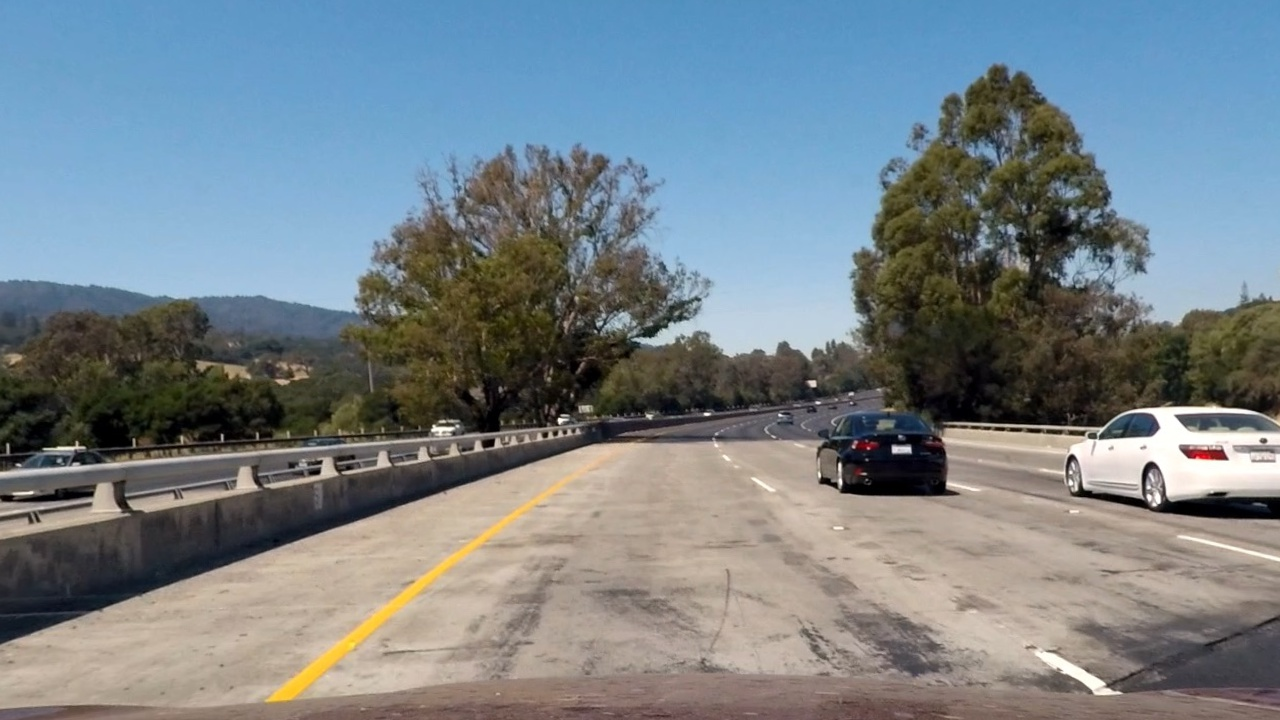
#> input picture result_images/undistorted0.jpg, 1280 x 720 px; its folder holds only this picture in this run
$ python edge_detection.py   (older library calls are emulated)
#> lines starting #> are read from the running program, lines starting #| are printed output that depends on the picture; after the words box and inside, x2 and y2 are one past the last pixel; in counts of white or black regions, pixels touching at a corner belong together
#> further down, undistorted_img is the input picture: shape (720, 1280, 3); mean B, G, R 136.2, 130, 119.3
import numpy as np
import cv2
import glob


class area_of_interest:

    def __init__(self, height, width):
        self.left_bottom = (width*0.15, height*0.95)
        self.right_bottom = (width*0.87, height*0.95)
        self.left_top = (width*0.45, height*0.62)
        self.right_top = (width*0.57, height*0.62)

    @property
    def vertices(self):
        return np.array([[self.left_top, self.right_top, self.right_bottom, self.left_bottom]], dtype=np.int32)

# Black out region of the image that is outside a polygon defined by "vertices"
def region_of_interest(img, vertices):
    # defining a blank mask to start with
    mask = np.zeros_like(img)

    # filling pixels inside the polygon defined by "vertices" with the fill color
    cv2.fillPoly(mask, [vertices], 1)

    # returning the image only where mask pixels are nonzero
    masked_image = cv2.bitwise_and(img, mask)
    return masked_image


def get_sobel_filtered_imgs(gray_img, sobel_kernel=7):
    sobel_x = cv2.Sobel(gray_img, cv2.CV_64F, 1, 0, ksize=sobel_kernel)
    sobel_y = cv2.Sobel(gray_img, cv2.CV_64F, 0, 1, ksize=sobel_kernel)

    return sobel_x, sobel_y


# Calculate directional gradient
def abs_thresh(sobel, thresh=(0, 255)):
    # Take the absolute values
    sobel = np.absolute(sobel)

    # Rescale back to 8 bit integer
    scaled_sobel = np.uint8(255 * sobel / np.max(sobel))

    # Create a copy and apply the threshold
    binary_output = np.zeros_like(scaled_sobel)
    binary_output[(scaled_sobel > thresh[0]) & (scaled_sobel < thresh[1])] = 1

    # Return the result
    return binary_output


# Calculate gradient magnitude
def mag_thresh(sobel_x, sobel_y, mag_thresh=(0, 255)):
    # Calculate the gradient magnitude
    sobel = np.sqrt(sobel_x ** 2 + sobel_y ** 2)

    # Rescale back to 8 bit integer
    scaled_sobel = np.uint8(255 * sobel / np.max(sobel))

    # Create a copy and apply the threshold
    binary_output = np.zeros_like(scaled_sobel)
    binary_output[(scaled_sobel > mag_thresh[0]) & (scaled_sobel < mag_thresh[1])] = 1

    # Return the result
    return binary_output


# Calculate gradient direction
def dir_threshold(sobel_x, sobel_y, thresh=(0, np.pi / 2)):
    # Error statement to ignore division and invalid errors
    with np.errstate(divide='ignore', invalid='ignore'):
        absgraddir = np.absolute(np.arctan(sobel_y / sobel_x))
        dir_binary = np.zeros_like(absgraddir)
        dir_binary[(absgraddir > thresh[0]) & (absgraddir < thresh[1])] = 1
    # Return the result
    return dir_binary


def edge_detection_pipline(img):
    # Gaussian Blur
    kernel_size = 5
    processed_img = cv2.GaussianBlur(img, (kernel_size, kernel_size), 0)

    # Convert to HLS color space and separate the S channel
    hls = cv2.cvtColor(processed_img, cv2.COLOR_RGB2HLS)
#> hls: shape (720, 1280, 3); mean of channels 0, 1, 2 68.7, 128, 72.4
    s = hls[:, :, 2]

    # Grayscale image
    gray = cv2.cvtColor(processed_img, cv2.COLOR_RGB2GRAY)

    # Define sobel kernel size
    ksize = 7

    # Apply each of the thresholding functions
    sobel_x, sobel_y = get_sobel_filtered_imgs(gray, sobel_kernel=ksize)
    gradient_x = abs_thresh(sobel_x, thresh=(55, 255))
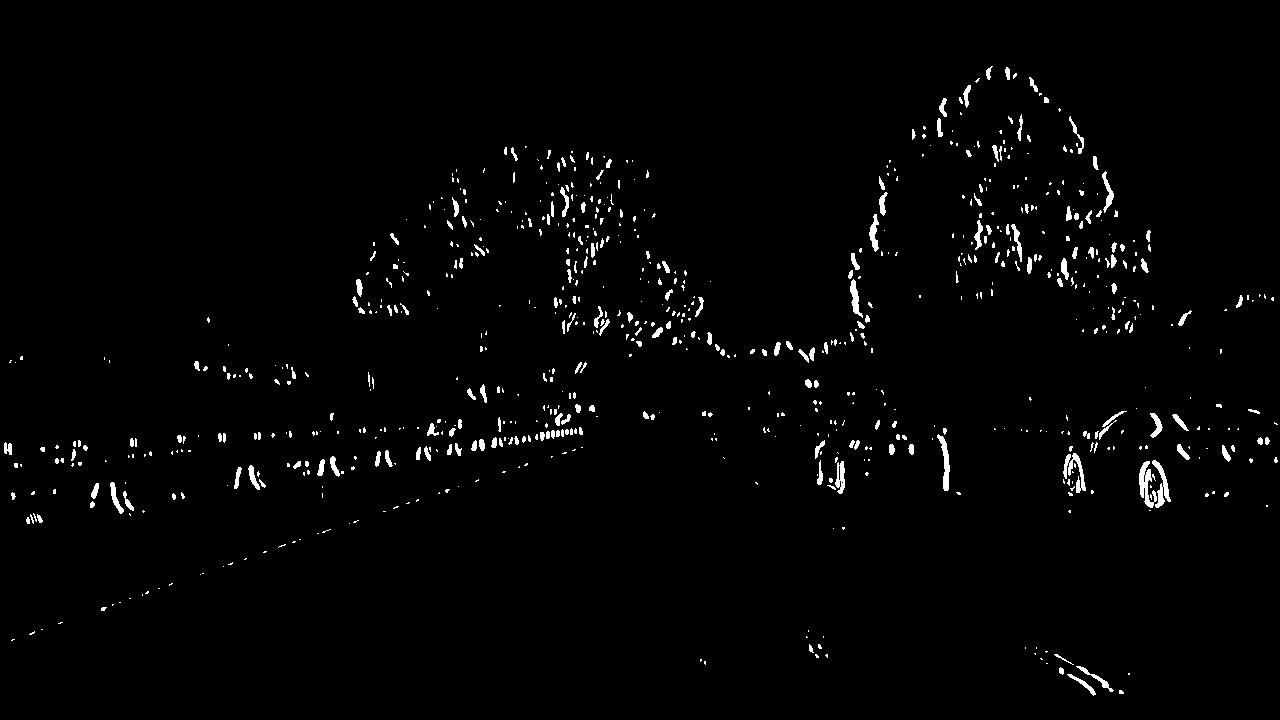
#> gradient_x: shape (720, 1280); values 0 (black) and 1 (white), 1.7% white; 794 white regions (570 under 20 px), largest, box (x1, y1, x2, y2) and area: (1139, 461, 1157, 508) 398, (1063, 453, 1086, 493) 356, (1152, 460, 1171, 508) 329
    gradient_y = abs_thresh(sobel_y, thresh=(75, 255))
#> gradient_y: shape (720, 1280); values 0 (black) and 1 (white), 2.3% white; 373 white regions (236 under 20 px), largest, box (x1, y1, x2, y2) and area: (0, 439, 726, 646) 2837, (944, 401, 1280, 429) 1467, (0, 444, 389, 480) 930
    mag_binary = mag_thresh(sobel_x, sobel_y, mag_thresh=(50, 255))
#> mag_binary: shape (720, 1280); values 0 (black) and 1 (white), 6.4% white; 679 white regions (425 under 20 px), largest, box (x1, y1, x2, y2) and area: (817, 400, 1280, 522) 10564, (0, 430, 840, 646) 4424, (0, 412, 571, 474) 4262
    dir_binary = dir_threshold(sobel_x, sobel_y, thresh=(np.pi / 4, np.pi / 3))
#> in dir_threshold, `absgraddir = np.absolute(np.arctan(sobel_y / sobel_x))`:
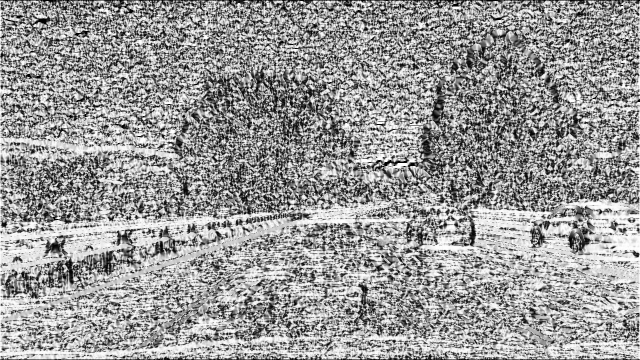
#> absgraddir: shape (720, 1280) float64 (shown at 1/2 size); 0.3% of the values are NaN or infinite; the others: min 0, max 1.57, mean 0.948; drawn with min black, max white, NaN and infinite black
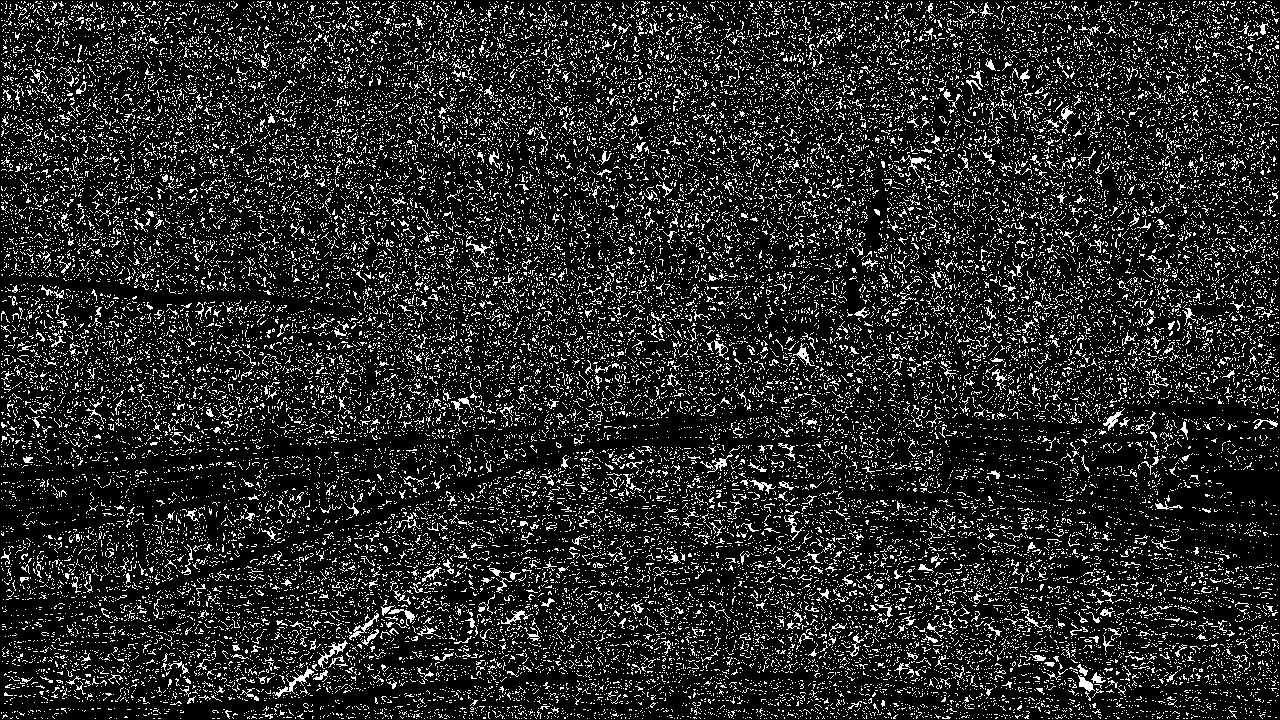
#> dir_binary: shape (720, 1280) float64; values 0 (black) and 1 (white), 15.1% white in thin lines or dots

    # Combine all the filters into one mask
    combined = np.zeros_like(dir_binary)
    combined[((gradient_x == 1) & (gradient_y == 1)) | ((mag_binary == 1) & (dir_binary == 1))] = 1

    # Black out pixel outside the given color range
    s_binary = np.zeros_like(combined)
    s_binary[(s > 160) & (s < 255)] = 1

    # Stack each channel to view their individual contributions in green and blue respectively
    # This returns a stack of the two binary images, whose components you can see as different colors
    color_binary = np.zeros_like(combined)
    color_binary[(s_binary > 0) | (combined > 0)] = 1

    # Defining vertices for marked area
    img_shape = img.shape
    vertices = area_of_interest(img_shape[0], img_shape[1]).vertices

    # Masked area
    color_binary = region_of_interest(color_binary, vertices)

    # convert back to grayscale
    color_binary *= 255

    return color_binary


if __name__ == "__main__":
    images = glob.glob("./result_images/undistorted*.jpg")

    for idx, img_filename in enumerate(images):

        undistorted_img = cv2.imread(img_filename)
        processed_img = edge_detection_pipline(undistorted_img)
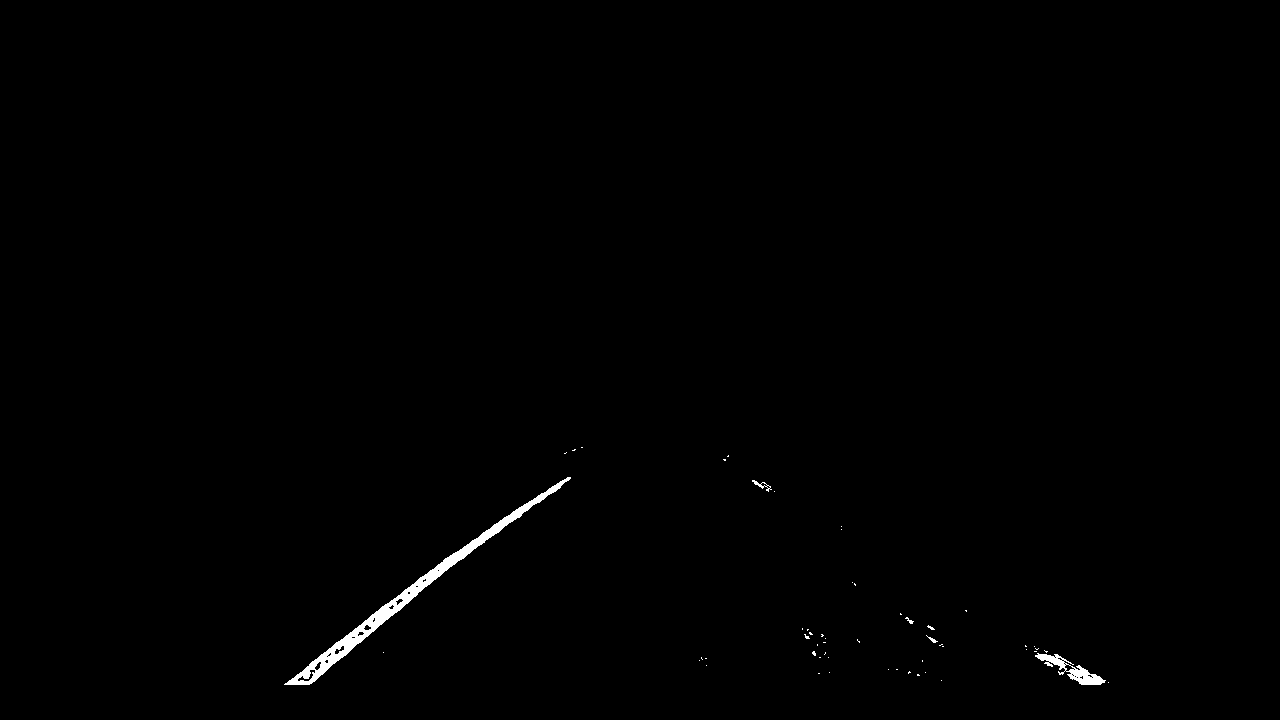
#> processed_img: shape (720, 1280) float64; 0.48% white; 54 white regions (49 under 20 px), largest, box (x1, y1, x2, y2) and area: (284, 477, 571, 685) 3481, (1035, 653, 1106, 685) 697, (752, 480, 772, 492) 63, (926, 635, 938, 643) 28, (905, 617, 914, 624) 24
        # [4 lines of commented-out code are left out]

        write_name = "./result_images/binary" + str(idx) + ".jpg"
        cv2.imwrite(write_name, processed_img)

$ run again, on result_images/undistorted4.jpg
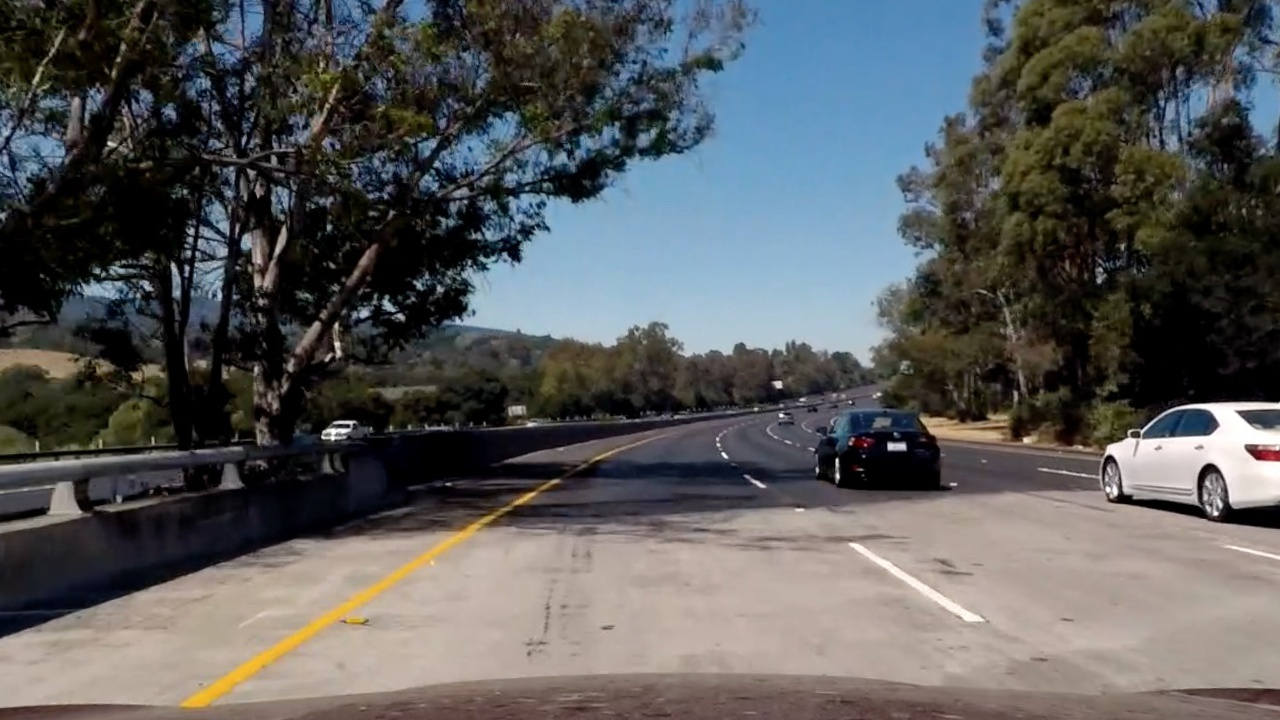
#> input picture result_images/undistorted4.jpg, 1280 x 720 px
#> undistorted_img is the input picture: shape (720, 1280, 3); mean B, G, R 90.8, 90.6, 89.7
#> hls: shape (720, 1280, 3); mean of channels 0, 1, 2 77.3, 90.3, 62.2
#> in edge_detection_pipline, `gradient_x = abs_thresh(sobel_x, thresh=(55, 255))`:
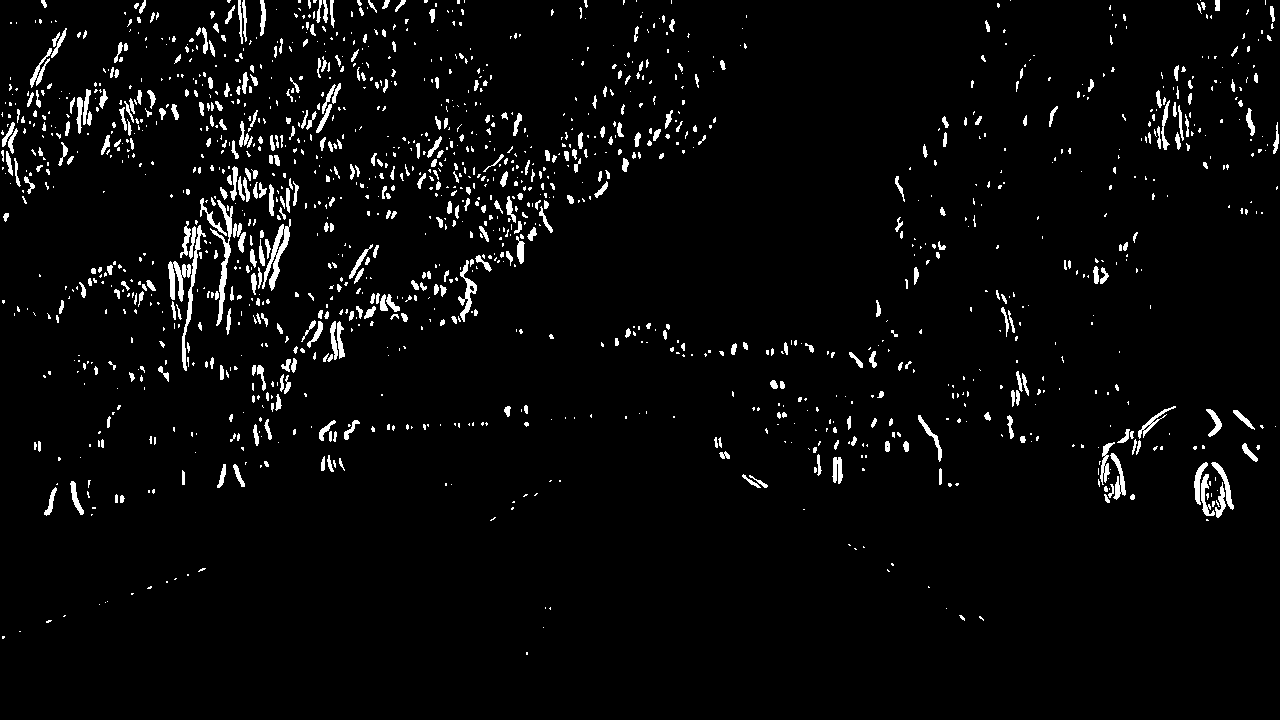
#> gradient_x: shape (720, 1280); values 0 (black) and 1 (white), 3.7% white; 1485 white regions (1016 under 20 px), largest, box (x1, y1, x2, y2) and area: (210, 200, 233, 326) 666, (262, 219, 291, 291) 622, (182, 225, 206, 371) 551
#> gradient_y: shape (720, 1280); values 0 (black) and 1 (white), 1.6% white; 546 white regions (400 under 20 px), largest, box (x1, y1, x2, y2) and area: (1128, 400, 1280, 431) 869, (0, 554, 248, 640) 859, (1108, 501, 1280, 531) 714
#> mag_binary: shape (720, 1280); values 0 (black) and 1 (white), 8% white; 1246 white regions (761 under 20 px), largest, box (x1, y1, x2, y2) and area: (1099, 399, 1280, 532) 5451, (439, 194, 685, 351) 3802, (0, 533, 369, 641) 1856
#> dir_binary: shape (720, 1280) float64; values 0 (black) and 1 (white), 14.3% white in thin lines or dots
#> mask: shape (720, 1280) float64; values 0 (black) and 1 (white), 14% white; 1 white region, box (x1, y1, x2, y2) and area: (192, 446, 1114, 685) 128728
#> img: shape (720, 1280) float64; values 0 (black) and 1 (white), 4% white; 3271 white regions (2975 under 20 px), largest, box (x1, y1, x2, y2) and area: (184, 532, 470, 706) 2919, (234, 482, 383, 538) 1244, (50, 0, 121, 83) 1059
#> `processed_img = edge_detection_pipline(undistorted_img)`:
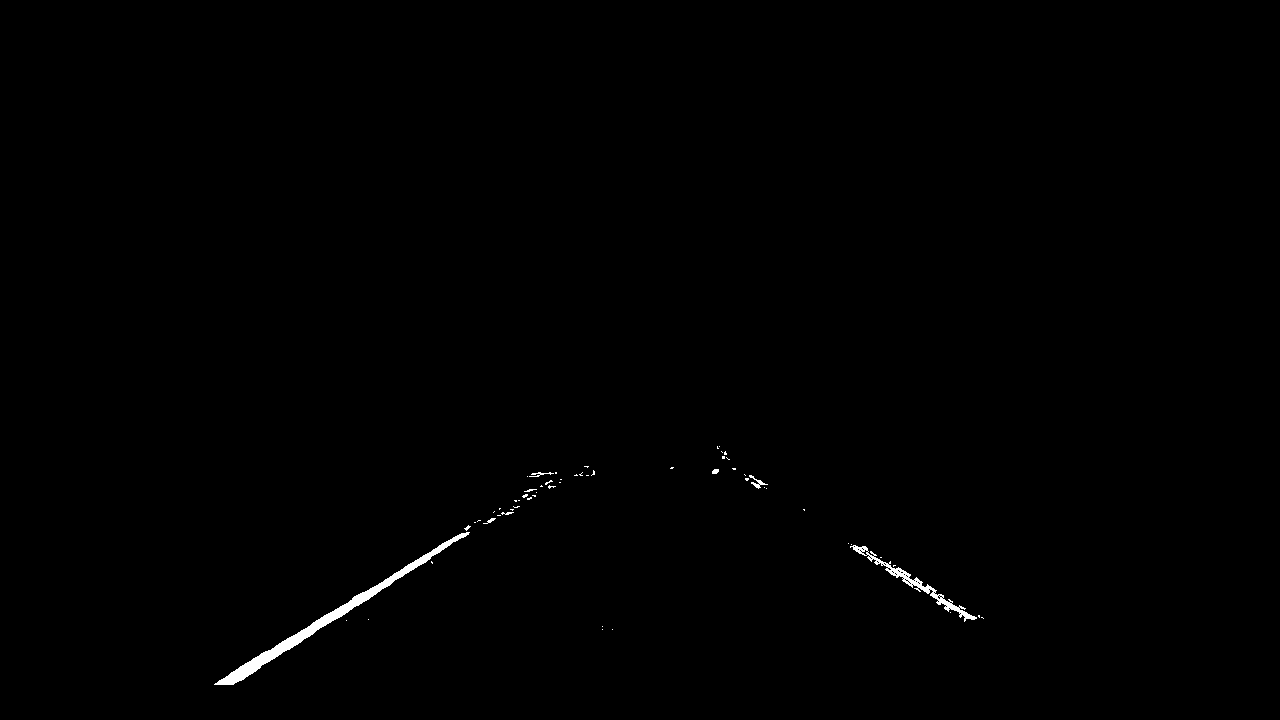
#> processed_img: shape (720, 1280) float64; 0.41% white; 60 white regions (52 under 20 px), largest, box (x1, y1, x2, y2) and area: (214, 532, 470, 685) 2457, (850, 545, 977, 622) 887, (749, 475, 768, 489) 77
